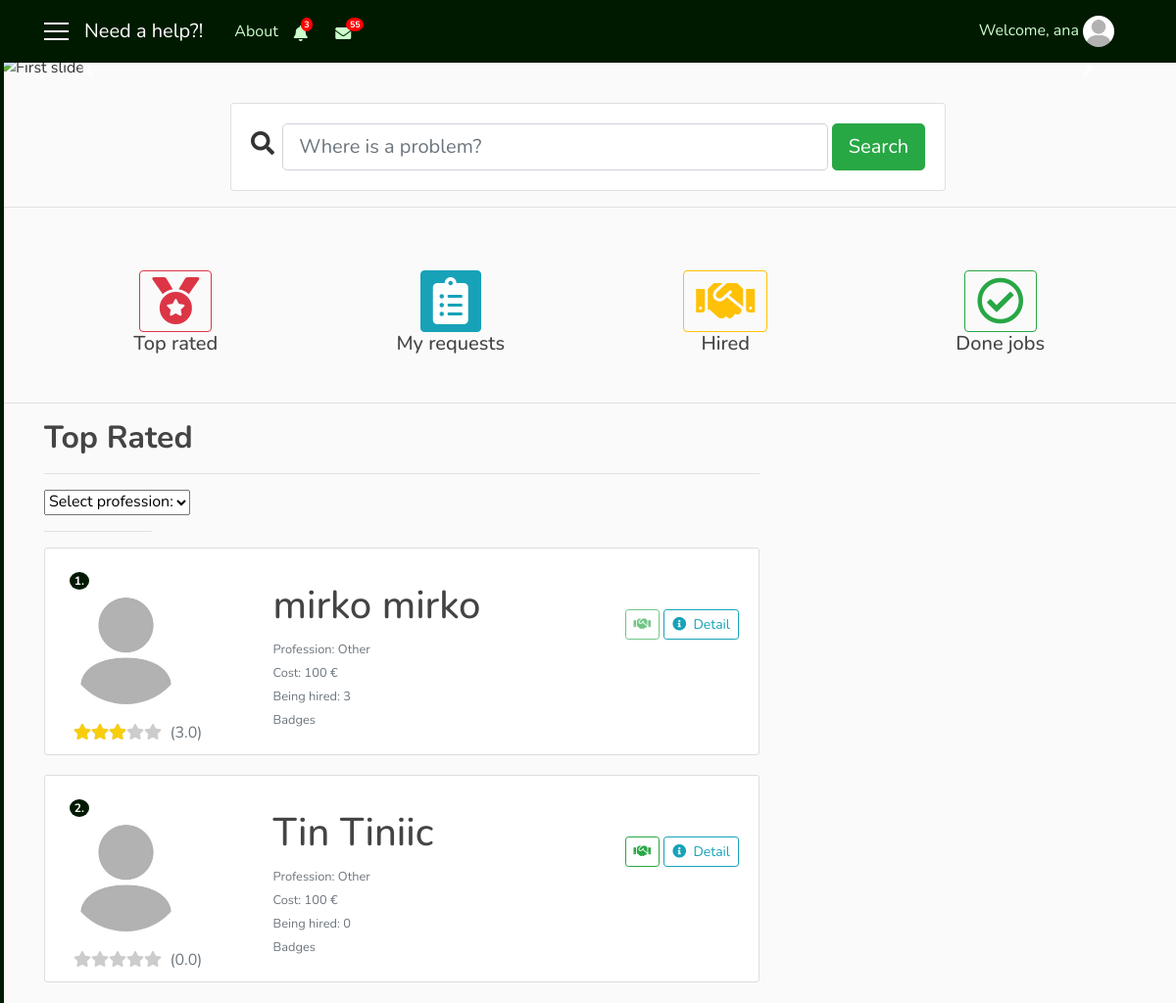
Before: /top_rated (signed in) with the older database file.
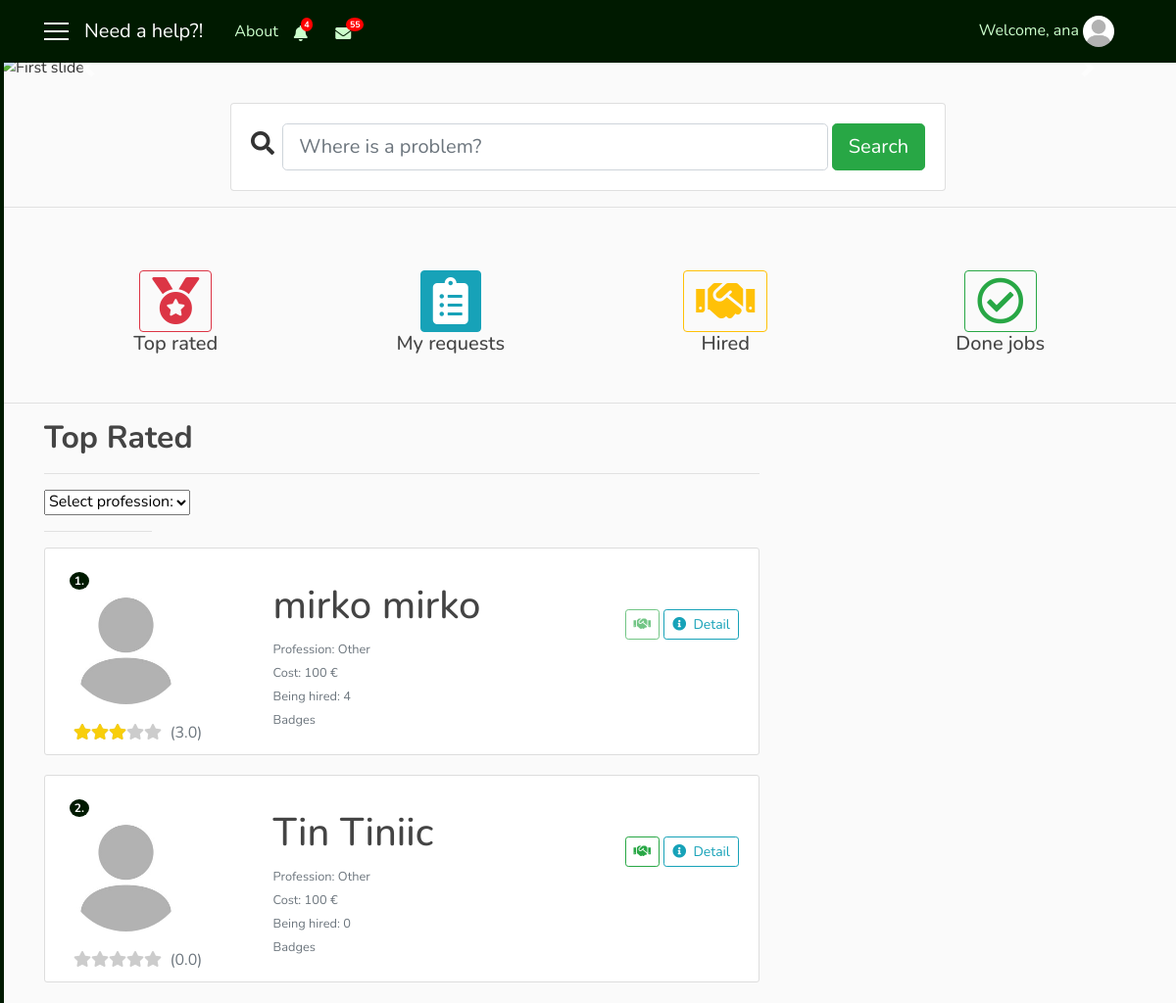
After: the same page with the newer database file.
### user/models.py (models this page shows, shortened)
class Profile(models.Model):
    user = models.OneToOneField(User, on_delete=models.CASCADE)
    gender = models.CharField(max_length=10, choices=GENDER)
    address = models.CharField(max_length=30)
    birth_date = models.DateField(null=True)
    phone_number = models.CharField(max_length=100)
    costs = models.IntegerField(default=100)
    role = models.CharField(max_length=15, choices=ROLES)
    profession = models.CharField(max_length=250, choices=PROFESSION, default='Other')
    knowledges = models.TextField(max_length=1000)
    rating = models.FloatField(default=0.0)
    rated = models.IntegerField(default=0)
    hired = models.IntegerField(default=0)
    num_hires = models.IntegerField(default=0)
    photo = models.ImageField(default='default_user.jpg', upload_to='profile_user')

### need_a_help_app/views.py (the view)
# urls.py: path('top_rated', views.TopRatedView.as_view(), name='top_rated'),
class TopRatedView(LoginRequiredMixin, ListView):
    template_name = 'need_a_help_app/top_rated.html'
    context_object_name = 'prof'
    paginate_by = 5
    def get_queryset(self):
        return Profile.objects.filter(role='repairman', profession='Other').order_by('-rating')
    def get_context_data(self, **kwargs):
        context_data = super(TopRatedView, self).get_context_data(**kwargs)
        us = self.request.user
        reqq_seen = SeenRequest.objects.filter(user=us)
        hired = Hire.objects.filter(user=us)
        uss = User.objects.all()
        f_hired = []
        for u in uss:
            for h in hired:
                if h.user == us and h.repairman == u.id and h.status == 'pending':
                    f_hired.append(u)
        get_not = self.request.GET.get('not', -1)
        get_not_c = self.request.GET.get('not_c', -1)
        if get_not != -1:
            not_seen = RepairmanNotifications.objects.filter(id=get_not).first()
            not_seen.seen = True
            not_seen.save()
        if get_not_c != -1:
            not_seen = ClientNotifications.objects.filter(id=get_not_c).first()
            not_seen.seen = True
            not_seen.save()
        cnt = RepairmanRequests.objects.filter(repairman=us, seen=False).count()
        act_job = RepairmanRequests.objects.filter(repairman=us, active=True, done=False).count()
        act_req = JobHire.objects.filter(repairman=us, status='pending').count()
        act_cnt = act_job + act_req
        not_r = RepairmanNotifications.objects.filter(repairman=us, remove=False).order_by('-date')
        not_c = ClientNotifications.objects.filter(client=us, remove=False).order_by('-date')
        not_rep = RepairmanNotifications.objects.filter(repairman=us, seen=False).count()
        not_cli = ClientNotifications.objects.filter(client=us, seen=False).count()
        context_data['f_hired'] = f_hired
        context_data['seen_r'] = reqq_seen
        context_data['cnt'] = cnt
        context_data['act_cnt'] = act_cnt
        context_data['not_r'] = not_r
        context_data['not_c'] = not_c
        context_data['not_rep'] = not_rep
        context_data['not_cli'] = not_cli
        return context_data

### need_a_help_app/templates/need_a_help_app/top_rated.html (shortened to what the changed rows need)
{% extends 'need_a_help_app/base.html' %}
{% block notify_client %}
    {% if not_c %}
        <i class="nav-item nav-link fas fa-bell mt-1 popOver" data-title="Notifications" data-content="
            <div class='container'>
                {% for n in not_c|slice:'5' %}
                    <div {% if not n.seen %}class='row not_seen'{% else %}class='row not_row' style='cursor: pointer;'{% endif %} onclick='location.href=&quot;{{ n.url_to_go }}?not_c={{ n.id }}&quot;;' {% if not n.seen %}style='background: #f2f2f2;'{% endif %}>
                        {{ n.notification }}
                        <div class='col-sm-3 col-md-3 col-lg-3'>
                            <small class='text-secondary text-muted'>{{ n.date|date:'dM H:i' }}</small>
                        </div>
                    </div>
                    <hr width=100%>
                {% endfor %}
                <div class='row'>
                    <div class='col-sm-12 col-md-12 col-lg-12 pl-5'>
                        <a href='{% url 'notifications_client' user.id %}'>Show all notifications</a>
                    </div>
                </div>
            </div>" data-placement="bottom" data-html="true" data-toggle="popover" data-container="body" data-trigger="click"></i>
        {% if not_cli %}
            <span class="badge badge-notify-bell">{{ not_cli }}</span>
        {% endif %}
    {% else %}
        <i class="nav-item nav-link fas fa-bell mt-1 popOver" data-title="Notifications" data-content="
            <h6 class='text-secondary text-muted' align='center'>No results</h6>" data-placement="bottom" data-html="true" data-toggle="popover" data-container="body" data-trigger="hover"></i>
    {% endif %}
{% endblock %}
{% block mess_client %}
        <span class="badge badge-notify-mess">55</span>
{% endblock %}
{% block content %}
    {% if user.profile.role == 'repairman' %}
        <h2><b>Popularity</b></h2>
    {% else %}
        <h2><b>Top Rated</b></h2>
    {% endif %}
    {% for p in prof %}
        <article class="media content-section">
            <div class="media-body">
                <div class="row">
                    <div class="col-sm-3">
                        <span class="badge badge-popularity">{{ forloop.counter }}.</span>
                        <a href="{% url 'modal_info' p.user.id %}">
                            <img class="rounded-circle account-img" src="{{ p.photo.url }}">
                        </a>
                        <div class="row">
                            <div class="col-sm-12" align="center">
                              <div class="{{ p.user.username }}">
                                <div class="star-outer">
                                  <div class="star-inner"></div>
                                </div>
                                <span class="number-rating text-secondary"></span>
                              </div>
                            </div>
                        </div>
                    </div>
                    <div class="col-sm-5 pl-5 pt-4">
                        <h1>{{ p.user.first_name }} {{ p.user.last_name }}</h1>
                        <small class="text-secondary text-muted">Profession: {{ p.profession }}</small><br>
                        <small class="text-secondary text-muted">Cost: {{ p.costs }} €</small><br>
                        <small class="text-secondary text-muted">Being hired: {{ p.hired }}</small><br>
                        <small class="text-secondary text-muted">Badges</small><br>
                    </div>
                    {% if user.profile.role == 'client' %}
                        <div class="col-sm-4 pt-5" align="right">
                            {% if p.user in f_hired %}
                                <a href="{% url 'hire_repairman' user.id p.user.id %}" class="btn btn-outline-success btn-sm mt-1 mb-1 disabled"><i class="fas fa-handshake"></i></a>
                            {% else %}
                                <a href="{% url 'hire_repairman' user.id p.user.id %}" class="btn btn-outline-success btn-sm mt-1 mb-1"><i class="fas fa-handshake"></i></a>
                            {% endif %}
                            <a href="{% url 'info' p.user.id %}" class="btn btn-outline-info btn-sm mt-1 mb-1"><i class="fas fa-info-circle"></i>&nbsp Detail</a>
                        </div>
                    {% else %}
                        <div class="col-sm-4 pt-5" align="right">
                            <a href="{% url 'modal_info' p.user.id %}" class="btn btn-outline-info btn-sm mt-1 mb-1"><i class="fas fa-info-circle"></i></a>
                        </div>
                    {% endif %}
                </div>
            </div>
        </article>
    {% endfor %}
{% endblock %}

Changed rows visible on the page:
changed Profile "mirko": hired "3" → "4"
Other visible differences:
{{ not_cli }}: "3" → "4"
